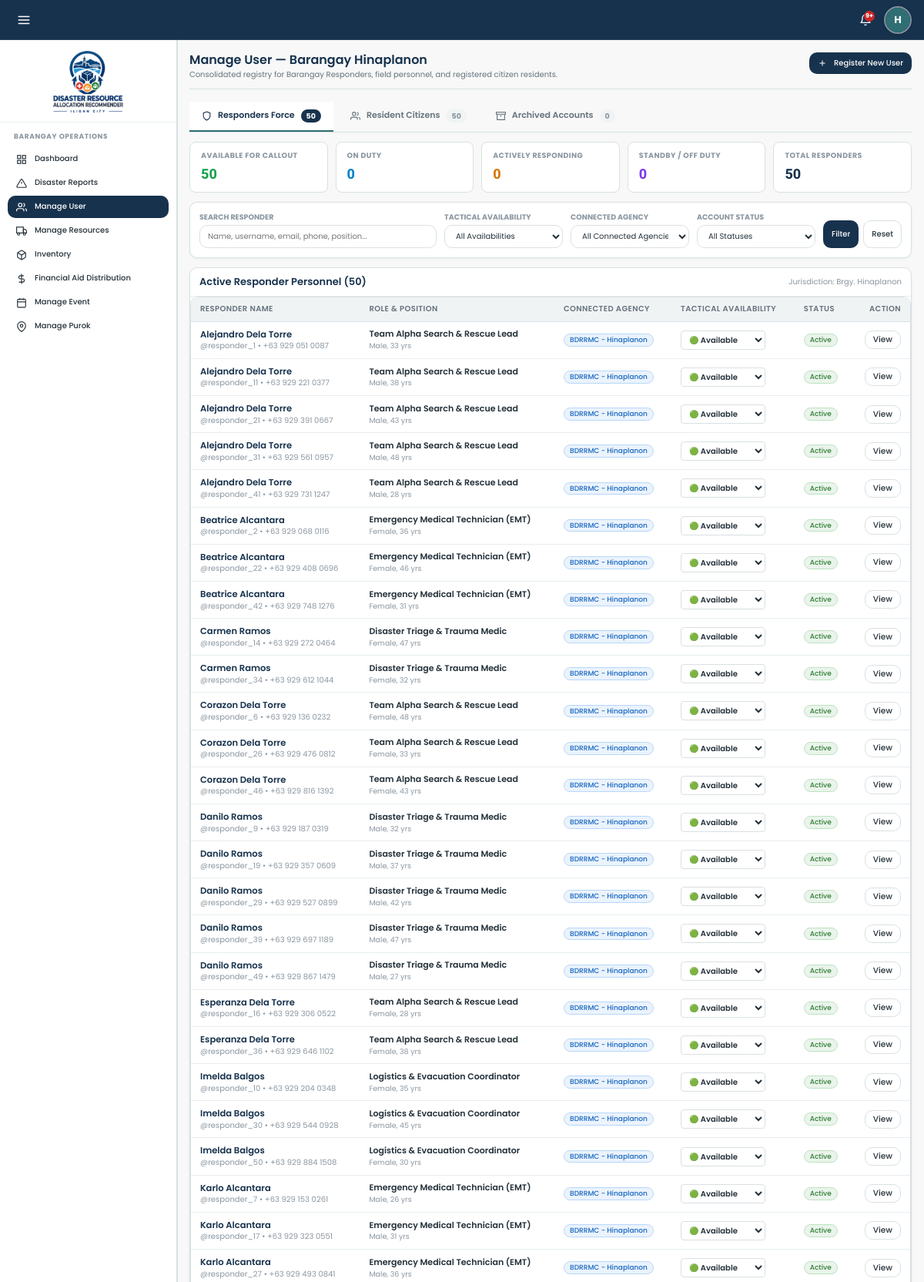
Page /views/barangay/users.php (signed in, upper part) on the committed database.
### tables this page shows
CREATE TABLE `barangays` (
  `id` int(11) NOT NULL AUTO_INCREMENT,
  `name` varchar(100) NOT NULL,
  `city` varchar(100) DEFAULT 'Iligan City',
  `status` enum('active','archived') NOT NULL DEFAULT 'active',
  `contact_person` varchar(100) DEFAULT NULL,
  `contact_number` varchar(30) DEFAULT NULL,
  `population` int(11) DEFAULT NULL,
  `total_households` int(11) DEFAULT NULL,
  `risk_level` enum('Low','Moderate','High','Critical') DEFAULT NULL,
  `area_radius` int(11) DEFAULT NULL COMMENT 'Geographic coverage and hazard radius of the area in meters',
  `coordinates_lat` decimal(10,6) NOT NULL,
  `coordinates_lng` decimal(10,6) NOT NULL,
  `created_at` datetime DEFAULT current_timestamp(),
  PRIMARY KEY (`id`),
  UNIQUE KEY `name` (`name`)
);

CREATE TABLE `users` (
  `id` int(11) NOT NULL AUTO_INCREMENT,
  `username` varchar(50) NOT NULL,
  `password` varchar(255) NOT NULL,
  `first_name` varchar(50) DEFAULT NULL,
  `last_name` varchar(50) DEFAULT NULL,
  `full_name` varchar(100) NOT NULL,
  `email` varchar(100) NOT NULL,
  `phone` varchar(20) NOT NULL,
  `gender` enum('Male','Female','Other') DEFAULT 'Male',
  `age` int(11) DEFAULT NULL,
  `image` varchar(255) DEFAULT NULL,
  `role` enum('icdrrmo','barangay_head','responder','resident') NOT NULL,
  `agency_id` int(11) DEFAULT NULL,
  `position` varchar(100) DEFAULT NULL,
  `availability` enum('Available','On Duty','Responding','Standby','Off Duty') NOT NULL DEFAULT 'Available',
  `barangay_id` int(11) DEFAULT NULL,
  `purok` varchar(100) DEFAULT NULL,
  `status` enum('active','inactive','pending','archived') DEFAULT 'active',
  `created_at` datetime DEFAULT current_timestamp(),
  `last_login` datetime DEFAULT NULL,
  PRIMARY KEY (`id`),
  UNIQUE KEY `username` (`username`),
  UNIQUE KEY `email` (`email`),
  KEY `barangay_id` (`barangay_id`),
  KEY `fk_users_agency` (`agency_id`),
  CONSTRAINT `fk_users_agency` FOREIGN KEY (`agency_id`) REFERENCES `agencies` (`id`) ON DELETE SET NULL,
  CONSTRAINT `users_ibfk_1` FOREIGN KEY (`barangay_id`) REFERENCES `barangays` (`id`) ON DELETE SET NULL
);

CREATE TABLE `agencies` (
  `id` int(11) NOT NULL AUTO_INCREMENT,
  `name` varchar(150) NOT NULL,
  `agency_type` enum('ICDRRMO','BDRRMC') NOT NULL DEFAULT 'BDRRMC',
  `barangay_id` int(11) DEFAULT NULL,
  `contact_person` varchar(100) DEFAULT NULL,
  `contact_number` varchar(50) DEFAULT NULL,
  `email` varchar(100) DEFAULT NULL,
  `office_address` varchar(255) DEFAULT NULL,
  `coordinates_lat` decimal(10,6) DEFAULT NULL,
  `coordinates_lng` decimal(10,6) DEFAULT NULL,
  `status` enum('active','inactive') DEFAULT 'active',
  `created_at` datetime DEFAULT current_timestamp(),
  PRIMARY KEY (`id`),
  KEY `barangay_id` (`barangay_id`),
  CONSTRAINT `agencies_ibfk_1` FOREIGN KEY (`barangay_id`) REFERENCES `barangays` (`id`) ON DELETE CASCADE
);

### views/barangay/users.php (the view, shortened to what the rows shown need)
<?php
require_once __DIR__ . '/../../backend/services/Auth.php';
require_once __DIR__ . '/../../backend/services/Helpers.php';
$user = getCurrentUser();
$barangayId = (int) $user['barangay_id'];
$db = getDBConnection();
$bStmt = $db->prepare("SELECT * FROM barangays WHERE id = ?");
$bStmt->execute([$barangayId]);
$barangay = $bStmt->fetch(PDO::FETCH_ASSOC);
$activeTab = $_GET['tab'] ?? 'responders';
$search = trim($_GET['search'] ?? '');
$activeRespondersCount = (int) $db->query("SELECT COUNT(*) FROM users WHERE role = 'responder' AND barangay_id = {$barangayId} AND status != 'archived'")->fetchColumn();
$availCountsStmt = $db->prepare("
    SELECT
        SUM(CASE WHEN availability = 'Available' THEN 1 ELSE 0 END) AS count_available,
        SUM(CASE WHEN availability = 'On Duty' THEN 1 ELSE 0 END) AS count_onduty,
        SUM(CASE WHEN availability = 'Responding' THEN 1 ELSE 0 END) AS count_responding,
        SUM(CASE WHEN availability IN ('Standby', 'Off Duty') THEN 1 ELSE 0 END) AS count_standby
    FROM users
    WHERE role = 'responder' AND barangay_id = ? AND status != 'archived'
");
$availCountsStmt->execute([$barangayId]);
$availKpis = $availCountsStmt->fetch(PDO::FETCH_ASSOC) ?: [
  'count_available' => 0,
  'count_onduty' => 0,
  'count_responding' => 0,
  'count_standby' => 0
];
$respondersList = [];
if ($activeTab === 'responders') {
  $sql = "
        SELECT u.*, b.name AS barangay_name, a.name AS agency_name, a.agency_type, a.contact_number AS agency_phone
        FROM users u
        LEFT JOIN barangays b ON u.barangay_id = b.id
        LEFT JOIN agencies a ON u.agency_id = a.id
        WHERE u.role = 'responder' AND u.barangay_id = ? AND u.status != 'archived'
    ";
  $params = [$barangayId];
  $sql .= " ORDER BY FIELD(u.status, 'active', 'pending', 'inactive'), FIELD(u.availability, 'Available', 'On Duty', 'Responding', 'Standby', 'Off Duty'), u.first_name ASC";
  $stmt = $db->prepare($sql);
  $stmt->execute($params);
  $respondersList = $stmt->fetchAll(PDO::FETCH_ASSOC);
}
require_once __DIR__ . '/../layouts/header.php';
?>
<div class="page-header">
  <div class="page-header-title-wrap">
    <h1>Manage User — Barangay <?= clean($barangay['name'] ?? '') ?></h1>
    <p class="page-header-desc">
      Consolidated registry for Barangay Responders, field personnel, and registered citizen residents.
    </p>
  </div>
</div>
<?php if ($activeTab === 'responders'): ?>
  <div class="readiness-kpi-bar">
    <div class="kpi-pill">
      <div class="kpi-pill-title">Available for Callout</div>
      <div class="kpi-pill-val green"><?= (int) ($availKpis['count_available'] ?? 0) ?></div>
    </div>
    <div class="kpi-pill">
      <div class="kpi-pill-title">On Duty</div>
      <div class="kpi-pill-val blue"><?= (int) ($availKpis['count_onduty'] ?? 0) ?></div>
    </div>
    <div class="kpi-pill">
      <div class="kpi-pill-title">Actively Responding</div>
      <div class="kpi-pill-val amber"><?= (int) ($availKpis['count_responding'] ?? 0) ?></div>
    </div>
    <div class="kpi-pill">
      <div class="kpi-pill-title">Standby / Off Duty</div>
      <div class="kpi-pill-val purple"><?= (int) ($availKpis['count_standby'] ?? 0) ?></div>
    </div>
    <div class="kpi-pill">
      <div class="kpi-pill-title">Total Responders</div>
      <div class="kpi-pill-val"><?= $activeRespondersCount ?></div>
    </div>
  </div>
  <div class="card" style="margin-bottom:var(--space-4);">
    <div class="card-body">
      <form method="GET" action="" class="filter-form" style="display:flex;gap:10px;flex-wrap:wrap;align-items:flex-end;">
        <div style="flex:2;min-width:180px;">
          <label
            style="font-size:9.5px;font-weight:700;text-transform:uppercase;color:var(--color-text-muted);display:block;margin-bottom:3px;">Search
            Responder</label>
          <input type="text" name="search" class="form-control" placeholder="Name, username, email, phone, position..."
            value="<?= clean($search) ?>">
        </div>
        <div style="flex:1;min-width:130px;">
          <label
            style="font-size:9.5px;font-weight:700;text-transform:uppercase;color:var(--color-text-muted);display:block;margin-bottom:3px;">Tactical
            Availability</label>
          <select name="availability" class="form-control">
            <option value="">All Availabilities</option>
          </select>
        </div>
        <div style="flex:1;min-width:140px;">
          <label
            style="font-size:9.5px;font-weight:700;text-transform:uppercase;color:var(--color-text-muted);display:block;margin-bottom:3px;">Connected
            Agency</label>
          <select name="agency_id" class="form-control">
            <option value="">All Connected Agencies</option>
          </select>
        </div>
        <div style="flex:1;min-width:110px;">
          <label
            style="font-size:9.5px;font-weight:700;text-transform:uppercase;color:var(--color-text-muted);display:block;margin-bottom:3px;">Account
            Status</label>
          <select name="status" class="form-control">
            <option value="">All Statuses</option>
          </select>
        </div>
        <div style="display:flex;gap:6px;">
          <button type="submit" class="btn btn-primary" style="height:36px;">Filter</button>
          <a href="?tab=responders" class="btn btn-outline" style="height:36px;">Reset</a>
        </div>
      </form>
    </div>
  </div>
  <div class="card">
    <div class="card-header" style="display:flex;justify-content:space-between;align-items:center;">
      <h3 class="card-title" style="margin:0;">Active Responder Personnel (<?= count($respondersList) ?>)</h3>
      <span style="font-size:10px;color:var(--color-text-muted);">Jurisdiction: Brgy.
        <?= clean($barangay['name']) ?></span>
    </div>
    <div class="table-responsive">
      <table class="data-table">
        <thead>
          <tr>
            <th>Responder Name</th>
            <th>Role & Position</th>
            <th>Connected Agency</th>
            <th>Tactical Availability</th>
            <th>Status</th>
            <th style="text-align:right;">Action</th>
          </tr>
        </thead>
        <tbody>
          <?php if (empty($respondersList)): ?>
            <tr>
              <td colspan="6" style="text-align:center;padding:36px;color:var(--color-text-muted);">
                <div style="font-size:13px;font-weight:600;margin-bottom:4px;">No Responders Found</div>
                <div style="font-size:11px;">No active responder accounts match your current filters.</div>
              </td>
            </tr>
          <?php else: ?>
            <?php foreach ($respondersList as $r): ?>
              <tr>
                <td>
                  <a href="javascript:void(0)"
                    onclick="viewUserDetails(<?= htmlspecialchars(json_encode($r), ENT_QUOTES, 'UTF-8') ?>, 'responder')"
                    class="table-user-link">
                    <div class="table-user-name" style="font-weight:600;color:var(--color-primary);font-size:11.5px;">
                      <?= clean($r['first_name'] . ' ' . $r['last_name']) ?>
                    </div>
                    <div style="font-size:10px;color:var(--color-text-muted);">@<?= clean($r['username']) ?> &bull;
                      <?= clean($r['phone'] ?: 'No Phone') ?>
                    </div>
                  </a>
                </td>
                <td>
                  <span
                    style="font-weight:600;color:var(--color-text);font-size:11px;"><?= clean($r['position'] ?: 'Responder') ?></span>
                  <div style="font-size:9.5px;color:var(--color-text-muted);"><?= clean($r['gender'] ?: 'Unspecified') ?>,
                    <?= $r['age'] ? clean($r['age']) . ' yrs' : '' ?>
                  </div>
                </td>
                <td>
                  <span class="badge badge-info"
                    style="font-size:9px;"><?= clean($r['agency_name'] ?: 'BDRRMC ' . $barangay['name']) ?></span>
                </td>
                <td>
                  <select onchange="updateResponderAvailability(<?= $r['id'] ?>, this.value)"
                    style="font-size:10px;padding:3px 6px;border-radius:4px;border:1px solid var(--color-border);background:var(--color-surface);font-weight:600;cursor:pointer;color:var(--color-text);">
                    <option value="Available" <?= ($r['availability'] ?? 'Available') === 'Available' ? 'selected' : '' ?>>🟢
                      Available</option>
                  </select>
                </td>
                <td>
                  <?= renderStatusBadge($r['status']) ?>
                </td>
                <td style="text-align:right;">
                  <button type="button" class="btn btn-outline btn-sm"
                    onclick="viewUserDetails(<?= htmlspecialchars(json_encode($r), ENT_QUOTES, 'UTF-8') ?>, 'responder')"
                    style="padding:4px 10px;font-size:10.5px;">
                    View
                  </button>
                </td>
              </tr>
            <?php endforeach; ?>
          <?php endif; ?>
        </tbody>
      </table>
    </div>
  </div>
<?php endif; ?>
<?php require_once __DIR__ . '/../layouts/footer.php'; ?>

### backend/services/Helpers.php (shortened to what the rows shown need)
<?php
if (!function_exists('clean')) {
function clean($str) {
    return htmlspecialchars(trim((string)$str), ENT_QUOTES, 'UTF-8');
}
}
if (!function_exists('renderStatusBadge')) {
function renderStatusBadge($status) {
    $statusMap = [
        'active' => ['class' => 'badge-success', 'label' => 'Active'],
        'inactive' => ['class' => 'badge-danger', 'label' => 'Deactivated'],
        'deactivated' => ['class' => 'badge-danger', 'label' => 'Deactivated'],
        'pending' => ['class' => 'badge-warning', 'label' => 'Pending'],
        'archived' => ['class' => 'badge-neutral', 'label' => 'Archived'],
        'Submitted' => ['class' => 'badge-info', 'label' => 'Submitted'],
        'Under Review' => ['class' => 'badge-warning', 'label' => 'Under Review'],
        'Recommendation Ready' => ['class' => 'badge-info', 'label' => 'Recommendation Ready'],
        'Approved' => ['class' => 'badge-success', 'label' => 'Approved'],
        'Allocated' => ['class' => 'badge-success', 'label' => 'Allocated'],
        'Dispatched' => ['class' => 'badge-info', 'label' => 'Dispatched'],
        'Completed' => ['class' => 'badge-success', 'label' => 'Completed'],
        'Rejected' => ['class' => 'badge-danger', 'label' => 'Rejected'],
        'Pending Review' => ['class' => 'badge-warning', 'label' => 'Pending Review'],
        'Modified' => ['class' => 'badge-info', 'label' => 'Modified & Approved'],
        'Open / Active' => ['class' => 'badge-danger', 'label' => 'Open / Active'],
        'Standby' => ['class' => 'badge-neutral', 'label' => 'Standby'],
        'At Capacity' => ['class' => 'badge-danger', 'label' => 'At Capacity'],
        'Closed' => ['class' => 'badge-neutral', 'label' => 'Closed'],
        'Scheduled' => ['class' => 'badge-info', 'label' => 'Scheduled'],
        'Ongoing' => ['class' => 'badge-warning', 'label' => 'Ongoing'],
        'Ended' => ['class' => 'badge-warning', 'label' => 'Ended'],
        'Finished' => ['class' => 'badge-warning', 'label' => 'Finished'],
        'Cancelled' => ['class' => 'badge-danger', 'label' => 'Cancelled'],
        'Available' => ['class' => 'badge-success', 'label' => 'Available'],
        'Responding' => ['class' => 'badge-warning', 'label' => 'Responding'],
        'On Site' => ['class' => 'badge-danger', 'label' => 'On Site'],
        'Low' => ['class' => 'badge-neutral', 'label' => 'Low'],
        'Moderate' => ['class' => 'badge-warning', 'label' => 'Moderate'],
        'High' => ['class' => 'badge-warning', 'label' => 'High'],
        'Critical' => ['class' => 'badge-danger', 'label' => 'Critical'],
        'Immediate' => ['class' => 'badge-danger', 'label' => 'Immediate']
    ];
    $badge = $statusMap[$status] ?? ['class' => 'badge-neutral', 'label' => clean($status)];
    return '<span class="badge ' . $badge['class'] . '">' . $badge['label'] . '</span>';
}
}

### rows in the picture
barangays: name "Hinaplanon"
users: first_name+last_name "Alejandro Dela Torre", username "responder_1", phone "+63 929 051 0087", position "Team Alpha Search & Rescue Lead", gender "Male", age "33", agency.name "BDRRMC - Hinaplanon", availability+id "🟢 Available", status "Active"
users: first_name+last_name "Alejandro Dela Torre", username "responder_11", phone "+63 929 221 0377", position "Team Alpha Search & Rescue Lead", gender "Male", age "38", agency.name "BDRRMC - Hinaplanon", availability+id "🟢 Available", status "Active"
users: first_name+last_name "Alejandro Dela Torre", username "responder_21", phone "+63 929 391 0667", position "Team Alpha Search & Rescue Lead", gender "Male", age "43", agency.name "BDRRMC - Hinaplanon", availability+id "🟢 Available", status "Active"
users: first_name+last_name "Alejandro Dela Torre", username "responder_31", phone "+63 929 561 0957", position "Team Alpha Search & Rescue Lead", gender "Male", age "48", agency.name "BDRRMC - Hinaplanon", availability+id "🟢 Available", status "Active"
users: first_name+last_name "Alejandro Dela Torre", username "responder_41", phone "+63 929 731 1247", position "Team Alpha Search & Rescue Lead", gender "Male", age "28", agency.name "BDRRMC - Hinaplanon", availability+id "🟢 Available", status "Active"
users: first_name+last_name "Beatrice Alcantara", username "responder_2", phone "+63 929 068 0116", position "Emergency Medical Technician (EMT)", gender "Female", age "36", agency.name "BDRRMC - Hinaplanon", availability+id "🟢 Available", status "Active"
users: first_name+last_name "Beatrice Alcantara", username "responder_22", phone "+63 929 408 0696", position "Emergency Medical Technician (EMT)", gender "Female", age "46", agency.name "BDRRMC - Hinaplanon", availability+id "🟢 Available", status "Active"
users: first_name+last_name "Beatrice Alcantara", username "responder_42", phone "+63 929 748 1276", position "Emergency Medical Technician (EMT)", gender "Female", age "31", agency.name "BDRRMC - Hinaplanon", availability+id "🟢 Available", status "Active"
users: first_name+last_name "Carmen Ramos", username "responder_14", phone "+63 929 272 0464", position "Disaster Triage & Trauma Medic", gender "Female", age "47", agency.name "BDRRMC - Hinaplanon", availability+id "🟢 Available", status "Active"
users: first_name+last_name "Carmen Ramos", username "responder_34", phone "+63 929 612 1044", position "Disaster Triage & Trauma Medic", gender "Female", age "32", agency.name "BDRRMC - Hinaplanon", availability+id "🟢 Available", status "Active"
users: first_name+last_name "Corazon Dela Torre", username "responder_6", phone "+63 929 136 0232", position "Team Alpha Search & Rescue Lead", gender "Female", age "48", agency.name "BDRRMC - Hinaplanon", availability+id "🟢 Available", status "Active"
users: first_name+last_name "Corazon Dela Torre", username "responder_26", phone "+63 929 476 0812", position "Team Alpha Search & Rescue Lead", gender "Female", age "33", agency.name "BDRRMC - Hinaplanon", availability+id "🟢 Available", status "Active"
users: first_name+last_name "Corazon Dela Torre", username "responder_46", phone "+63 929 816 1392", position "Team Alpha Search & Rescue Lead", gender "Female", age "43", agency.name "BDRRMC - Hinaplanon", availability+id "🟢 Available", status "Active"
users: first_name+last_name "Danilo Ramos", username "responder_9", phone "+63 929 187 0319", position "Disaster Triage & Trauma Medic", gender "Male", age "32", agency.name "BDRRMC - Hinaplanon", availability+id "🟢 Available", status "Active"
users: first_name+last_name "Danilo Ramos", username "responder_19", phone "+63 929 357 0609", position "Disaster Triage & Trauma Medic", gender "Male", age "37", agency.name "BDRRMC - Hinaplanon", availability+id "🟢 Available", status "Active"
users: first_name+last_name "Danilo Ramos", username "responder_29", phone "+63 929 527 0899", position "Disaster Triage & Trauma Medic", gender "Male", age "42", agency.name "BDRRMC - Hinaplanon", availability+id "🟢 Available", status "Active"
users: first_name+last_name "Danilo Ramos", username "responder_39", phone "+63 929 697 1189", position "Disaster Triage & Trauma Medic", gender "Male", age "47", agency.name "BDRRMC - Hinaplanon", availability+id "🟢 Available", status "Active"
users: first_name+last_name "Danilo Ramos", username "responder_49", phone "+63 929 867 1479", position "Disaster Triage & Trauma Medic", gender "Male", age "27", agency.name "BDRRMC - Hinaplanon", availability+id "🟢 Available", status "Active"
users: first_name+last_name "Esperanza Dela Torre", username "responder_16", phone "+63 929 306 0522", position "Team Alpha Search & Rescue Lead", gender "Female", age "28", agency.name "BDRRMC - Hinaplanon", availability+id "🟢 Available", status "Active"
users: first_name+last_name "Esperanza Dela Torre", username "responder_36", phone "+63 929 646 1102", position "Team Alpha Search & Rescue Lead", gender "Female", age "38", agency.name "BDRRMC - Hinaplanon", availability+id "🟢 Available", status "Active"
users: first_name+last_name "Imelda Balgos", username "responder_10", phone "+63 929 204 0348", position "Logistics & Evacuation Coordinator", gender "Female", age "35", agency.name "BDRRMC - Hinaplanon", availability+id "🟢 Available", status "Active"
users: first_name+last_name "Imelda Balgos", username "responder_30", phone "+63 929 544 0928", position "Logistics & Evacuation Coordinator", gender "Female", age "45", agency.name "BDRRMC - Hinaplanon", availability+id "🟢 Available", status "Active"
users: first_name+last_name "Imelda Balgos", username "responder_50", phone "+63 929 884 1508", position "Logistics & Evacuation Coordinator", gender "Female", age "30", agency.name "BDRRMC - Hinaplanon", availability+id "🟢 Available", status "Active"
users: first_name+last_name "Karlo Alcantara", username "responder_7", phone "+63 929 153 0261", position "Emergency Medical Technician (EMT)", gender "Male", age "26", agency.name "BDRRMC - Hinaplanon", availability+id "🟢 Available", status "Active"
users: first_name+last_name "Karlo Alcantara", username "responder_17", phone "+63 929 323 0551", position "Emergency Medical Technician (EMT)", gender "Male", age "31", agency.name "BDRRMC - Hinaplanon", availability+id "🟢 Available", status "Active"
users: first_name+last_name "Karlo Alcantara", username "responder_27", phone "+63 929 493 0841", position "Emergency Medical Technician (EMT)", gender "Male", age "36", agency.name "BDRRMC - Hinaplanon", availability+id "🟢 Available", status "Active"

### other values in the picture
$activeRespondersCount "50"
$activeResidentsCount "50"
$totalArchivedCount "0"
$availKpis['count_available'] "50"
$availKpis['count_onduty'] "0"
$availKpis['count_responding'] "0"
$availKpis['count_standby'] "0"
count($respondersList) "50"
